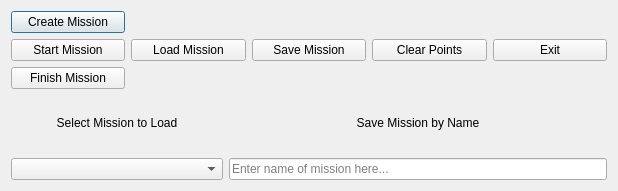
<?xml version="1.0" encoding="UTF-8"?>
<ui version="4.0">
 <class>GSControlPanel</class>
 <widget class="QDialog" name="GSControlPanel">
  <property name="geometry">
   <rect>
    <x>0</x>
    <y>0</y>
    <width>618</width>
    <height>191</height>
   </rect>
  </property>
  <property name="windowTitle">
   <string>Dialog</string>
  </property>
  <layout class="QGridLayout" name="gridLayout">
   <item row="0" column="0">
    <layout class="QVBoxLayout" name="WindowLayout">
     <item>
      <layout class="QHBoxLayout" name="ButtonLayout">
       <item>
        <layout class="QVBoxLayout" name="StartFinishMissionButtonLayout">
         <item>
          <widget class="QPushButton" name="CreateMissionButton">
           <property name="text">
            <string>Create Mission</string>
           </property>
          </widget>
         </item>
         <item>
          <widget class="QPushButton" name="StartMissionButton">
           <property name="text">
            <string>Start Mission</string>
           </property>
          </widget>
         </item>
         <item>
          <widget class="QPushButton" name="FinishMissionButton">
           <property name="text">
            <string>Finish Mission</string>
           </property>
          </widget>
         </item>
        </layout>
       </item>
       <item>
        <layout class="QVBoxLayout" name="LoadMissionButtonLayout">
         <item>
          <widget class="QPushButton" name="LoadMissionButton">
           <property name="text">
            <string>Load Mission</string>
           </property>
          </widget>
         </item>
        </layout>
       </item>
       <item>
        <layout class="QVBoxLayout" name="SaveMissionButtonLayout">
         <item>
          <widget class="QPushButton" name="SaveMissionButton">
           <property name="text">
            <string>Save Mission</string>
           </property>
          </widget>
         </item>
        </layout>
       </item>
       <item>
        <layout class="QVBoxLayout" name="ClearPointsButtonLayout">
         <item>
          <widget class="QPushButton" name="ClearPointsButton">
           <property name="text">
            <string>Clear Points</string>
           </property>
          </widget>
         </item>
        </layout>
       </item>
       <item>
        <layout class="QVBoxLayout" name="ExitButtonLayout">
         <item>
          <widget class="QPushButton" name="ExitButton">
           <property name="text">
            <string>Exit</string>
           </property>
          </widget>
         </item>
        </layout>
       </item>
      </layout>
     </item>
     <item>
      <layout class="QHBoxLayout" name="MissionChoiceLayout">
       <item>
        <layout class="QVBoxLayout" name="LoadMissionDropdownLayout">
         <item>
          <widget class="QLabel" name="LoadMissionLabel">
           <property name="minimumSize">
            <size>
             <width>212</width>
             <height>52</height>
            </size>
           </property>
           <property name="text">
            <string>&lt;html&gt;&lt;head/&gt;&lt;body&gt;&lt;p align=&quot;center&quot;&gt;Select Mission to Load&lt;/p&gt;&lt;/body&gt;&lt;/html&gt;</string>
           </property>
           <property name="scaledContents">
            <bool>false</bool>
           </property>
          </widget>
         </item>
         <item>
          <widget class="QComboBox" name="LoadMissionDropdown"/>
         </item>
        </layout>
       </item>
       <item>
        <layout class="QVBoxLayout" name="SaveMissionTextBoxLayout">
         <item>
          <widget class="QLabel" name="SaveMissionLabel">
           <property name="text">
            <string>&lt;html&gt;&lt;head/&gt;&lt;body&gt;&lt;p align=&quot;center&quot;&gt;Save Mission by Name&lt;/p&gt;&lt;/body&gt;&lt;/html&gt;</string>
           </property>
          </widget>
         </item>
         <item>
          <widget class="QLineEdit" name="SaveMissionTextBox">
           <property name="placeholderText">
            <string>Enter name of mission here...</string>
           </property>
          </widget>
         </item>
        </layout>
       </item>
      </layout>
     </item>
    </layout>
   </item>
  </layout>
 </widget>
 <resources/>
 <connections/>
</ui>
